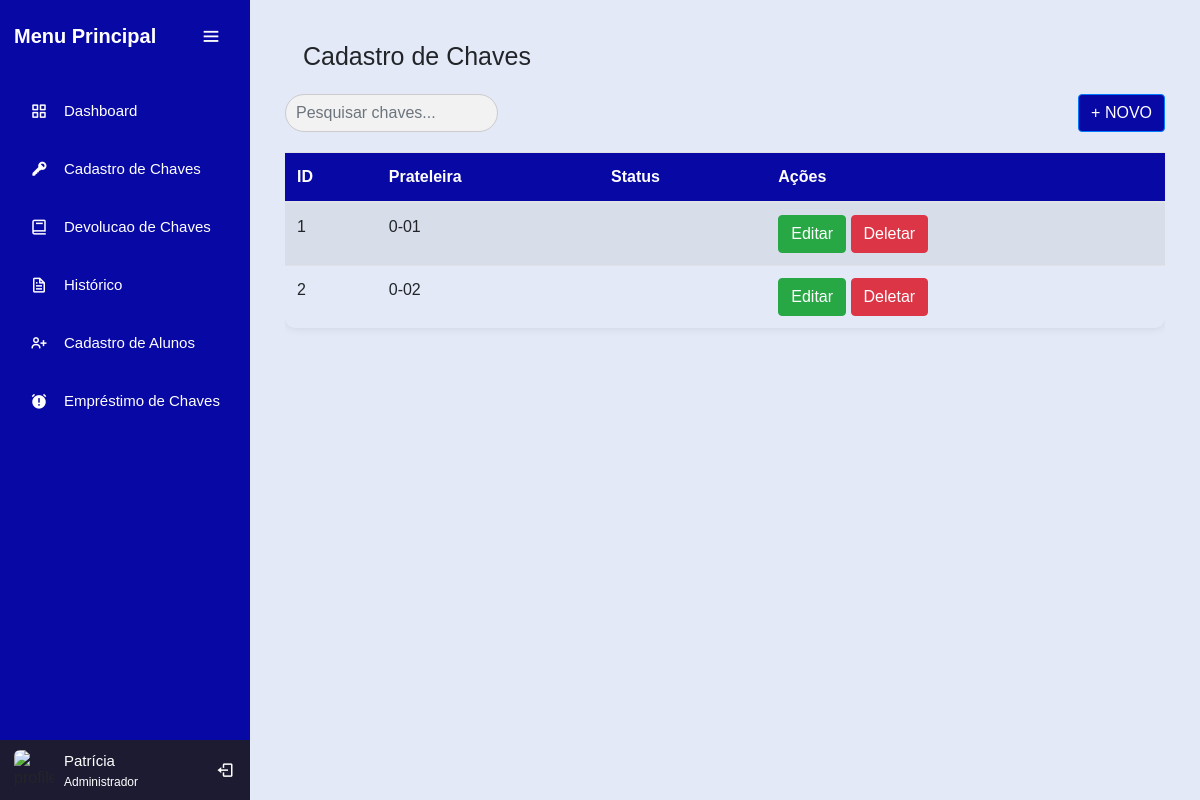
The page /tcc/chaves.php on the database its author committed.
### tables this page shows
CREATE TABLE `chaves` (
  `id` int(11) NOT NULL,
  `prateleira` varchar(255) NOT NULL,
  `disponivel` tinyint(1) NOT NULL DEFAULT 1
);

### tcc/chaves.php (the view, shortened to what this page needs)
<?php include 'header.php'; ?>
<link rel="stylesheet" href="https://cdnjs.cloudflare.com/ajax/libs/font-awesome/5.15.3/css/all.min.css">
<link rel="stylesheet" href="assets/css/alunos.css">
<link rel="stylesheet" href="https://cdn.jsdelivr.net/npm/sweetalert2@11/dist/sweetalert2.min.css">
<section class="home-section">
    <div class="container">
        <div class="text">Cadastro de Chaves</div>
        <div class="row">
            <div class="col-md-6">
                <input type="text" id="search-input" placeholder="Pesquisar chaves..." class="form-control">
            </div>
            <div class="col-md-6 text-right">
                <button type="button" class="btn btn-primary btn-add" data-toggle="modal" data-target="#addModal">
                    + NOVO
                </button>
            </div>
        </div>
        <div class="table-responsive table-container">
            <table class="table table-striped" id="chaves-table">
                <thead>
                    <tr>
                        <th>ID</th>
                        <th>Prateleira</th>
                        <th>Status</th>
                        <th>Ações</th>
                    </tr>
                </thead>
                <tbody>
                    <?php
                    include 'db.php';
                    $sql = "SELECT * FROM chaves";
                    $result = $conn->query($sql);
                    while ($row = $result->fetch_assoc()):
                        ?>
                        <tr>
                            <td><?php echo $row['id']; ?></td>
                            <td><?php echo $row['prateleira']; ?></td>
                            <td id="status-<?php echo $row['id']; ?>"></td>
                            <td class="actions">
                            <a href="#" class="btn btn-success edit-btn" data-toggle="modal" data-target="#editModal"
                                    data-id="<?php echo $row['id']; ?>" data-prateleira="<?php echo $row['prateleira']; ?>">Editar</a>
                                <a href="#" class="btn btn-danger delete-btn" data-id="<?php echo $row['id']; ?>">Deletar</a>
                            </td>
                        </tr>
                    <?php endwhile; ?>
                </tbody>
            </table>
        </div>
    </div>
</section>

### tcc/assets/css/header.css (style rules this page uses)
* { margin: 0; padding: 0; box-sizing: border-box; font-family: "Poppins", sans-serif; }
.home-section { position: relative; background: #e4e9f7; min-height: 100vh; left: 78px; width: calc(100% - 78px); transition: all 0.5s ease; }
.sidebar.open ~ .home-section { left: 250px; width: calc(100% - 250px); }
.home-section .text { display: inline-block; font-size: 25px; font-weight: 500; margin: 18px; }

### tcc/assets/css/alunos.css (style rules this page uses)
.home-section { padding: 20px; }
.btn-add { background-color: #0808A5; color: #fff; transition: all 0.3s ease; outline: none; }
#search-input { margin-bottom: 20px; padding: 10px; width: 50%; border-radius: 50px; border: 1px solid #ccc; font-size: 16px; background-color: #f2f2f2; transition: border-color 0.3s ease, box-shadow 0.3s ease, background-color 0.3s ease; }
.table-container { overflow-y: auto; max-height: 400px; }
.table { width: 100%; border-radius: 10px; margin-bottom: 1rem; color: #212529; box-shadow: 0 0 10px rgba(0, 0, 0, 0.1); }
.table th, .table td { padding: 0.75rem; vertical-align: top; border-top: 1px solid #dee2e6; }
.table thead th { position: sticky; top: 0; z-index: 1; vertical-align: bottom; background-color: #0808A5; color: #fff; }

### rows shown on the page
chaves: id "1", prateleira "0-01"
chaves: id "2", prateleira "0-02"
